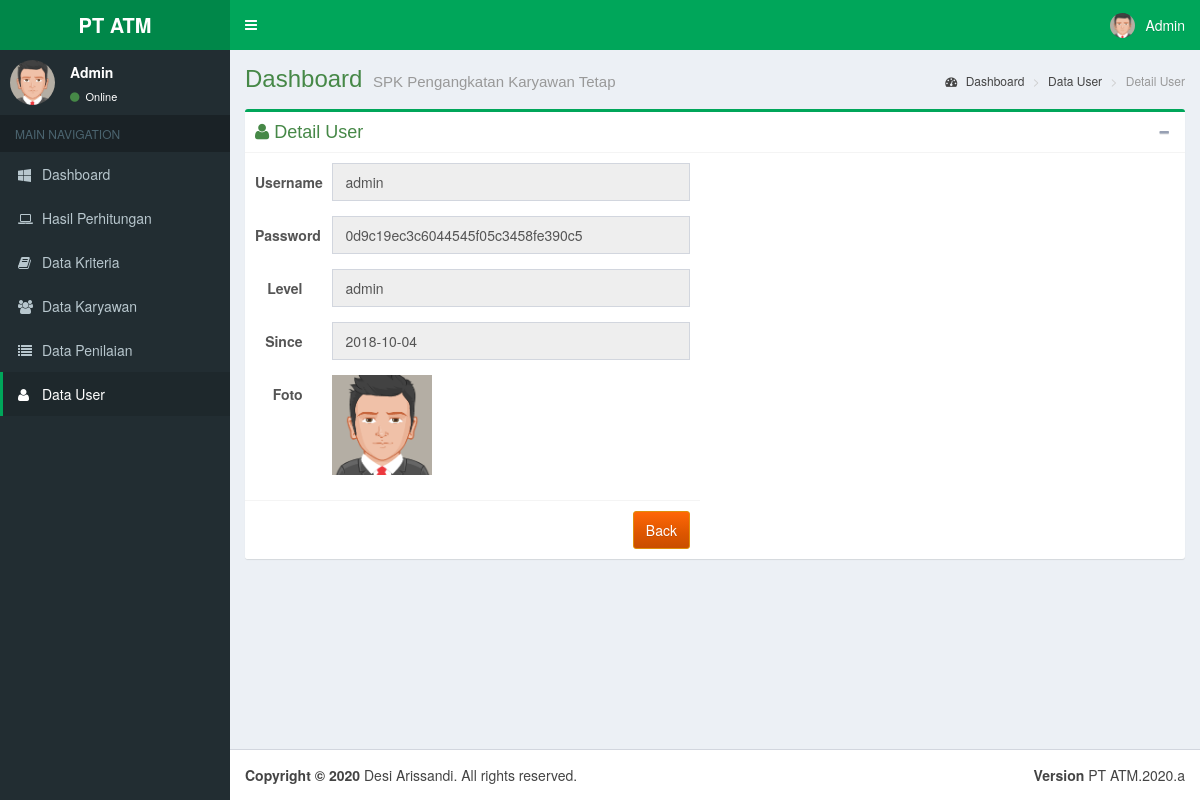
/detail-user.php?id=1 (signed in), run on an earlier commit of the app's database.
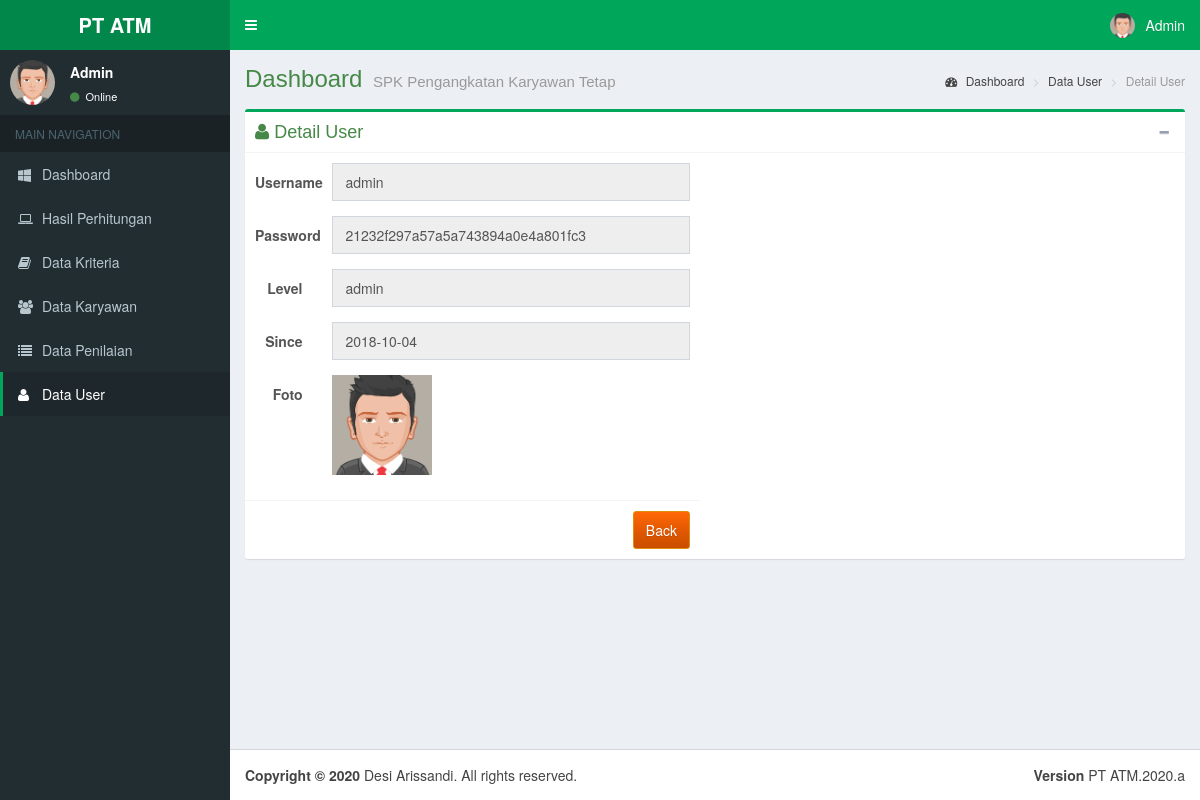
And on a later commit of the database.
### tables this page shows
CREATE TABLE `user` (
  `id` int(11) NOT NULL AUTO_INCREMENT,
  `user` varchar(50) NOT NULL,
  `pass` varchar(256) NOT NULL,
  `level` varchar(25) NOT NULL,
  `since` date NOT NULL,
  `foto` varchar(1024) NOT NULL,
  PRIMARY KEY (`id`)
);

### detail-user.php (the view, shortened to what the changed rows need)
<?php
	include 'dbconf.php';
?>
<!DOCTYPE html>
<html>
<head>
  <link rel="stylesheet" href="lte/bootstrap/css/bootstrap.min.css">
  <link rel="stylesheet" href="lte/plugins/datepicker/datepicker3.css">
  <link rel="stylesheet" href="lte/dist/css/font-awesome.min.css">
  <link rel="stylesheet" href="lte/dist/css/ionicons.min.css">
  <link rel="stylesheet" href="lte/dist/css/AdminLTE.min.css">
  <link rel="stylesheet" href="lte/dist/css/skins/_all-skins.min.css">
	<link rel="stylesheet" type="text/css" href="assets/jquery.fancybox.css?v=2.1.5" media="screen" />
	<link rel="stylesheet" type="text/css" href="assets/helpers/jquery.fancybox-buttons.css?v=1.0.5" />
	<link rel="stylesheet" type="text/css" href="assets/helpers/jquery.fancybox-thumbs.css?v=1.0.7" />
</head>
<body class="hold-transition fixed skin-green sidebar-mini">
<div class="wrapper">
  <div class="content-wrapper">
    <section class="content-header">
      <h1 class="text-success">
        Dashboard
        <small><?php echo $_SESSION['desc'];?></small>
      </h1>
    </section>
    <section class="content">
      <div class="box box-success">
            <form class="form-horizontal" enctype="multipart/form-data" method="post" action="proses-user.php">
              <div class="row">
			   <div class="col-lg-6 col-xs-12">
			  <div class="box-body">
					<?php
						$result = $mysqli->query("SELECT *  FROM `user` WHERE `id` = ".$_GET['id']."");
							while ($row = $result->fetch_assoc()) {
					?>
                <div class="form-group">
                  <label for="user" class="col-sm-2 control-label">Username</label>
                  <div class="col-sm-10">
                    <input type="text" class="form-control" name="user" id="user" value="<?php echo $row['user'];?>" placeholder="Username Baru" disabled />
                  </div>
                </div>
                <div class="form-group">
                  <label for="pass" class="col-sm-2 control-label">Password</label>
                  <div class="col-sm-10">
                    <input type="text" class="form-control" name="pass" id="pass" value="<?php echo $row['pass'];?>" placeholder="Password" disabled />
                  </div>
                </div>
				<div class="form-group">
                  <label for="nopol" class="col-sm-2 control-label">Level</label>
                  <div class="col-sm-10">
					<input type="text" class="form-control" name="level" id="level" value="<?php echo $row['level'];?>" placeholder="Level" disabled />
                  </div>
                </div>
				<div class="form-group">
                  <label for="supir" class="col-sm-2 control-label">Since</label>
                  <div class="col-sm-10">
                    <input type="text" class="form-control" name="since" id="since" value="<?php echo $row['since'];?>" placeholder="since" disabled />
                  </div>
                </div>
				<div class="form-group">
                  <label for="foto" class="col-sm-2 control-label">Foto</label>
                  <div class="col-sm-10">
					<a class='fancybox-effects-d' href='uploads/<?php echo $row['foto'];?>' title='<?php echo $row['user'];?>'><img src="uploads/<?php echo $row['foto']; ?>" width=100 height=100 /></a>
                  </div>
                </div>
              </div>
              <div class="box-footer">
				<a type="button" class="btn btn-warning pull-right" href="user.php">Back</a>
              </div>
				<?php } ?>
			  </div>
		  </div>
            </form>
      </div>
    </section>
  </div>
</div>
</body>
</html>

What changed in the data, as far as the page shows it:
changed user "admin": pass "0d9c19ec3c6044545f05c3458fe390c5" → "21232f297a57a5a743894a0e4a801fc3"
